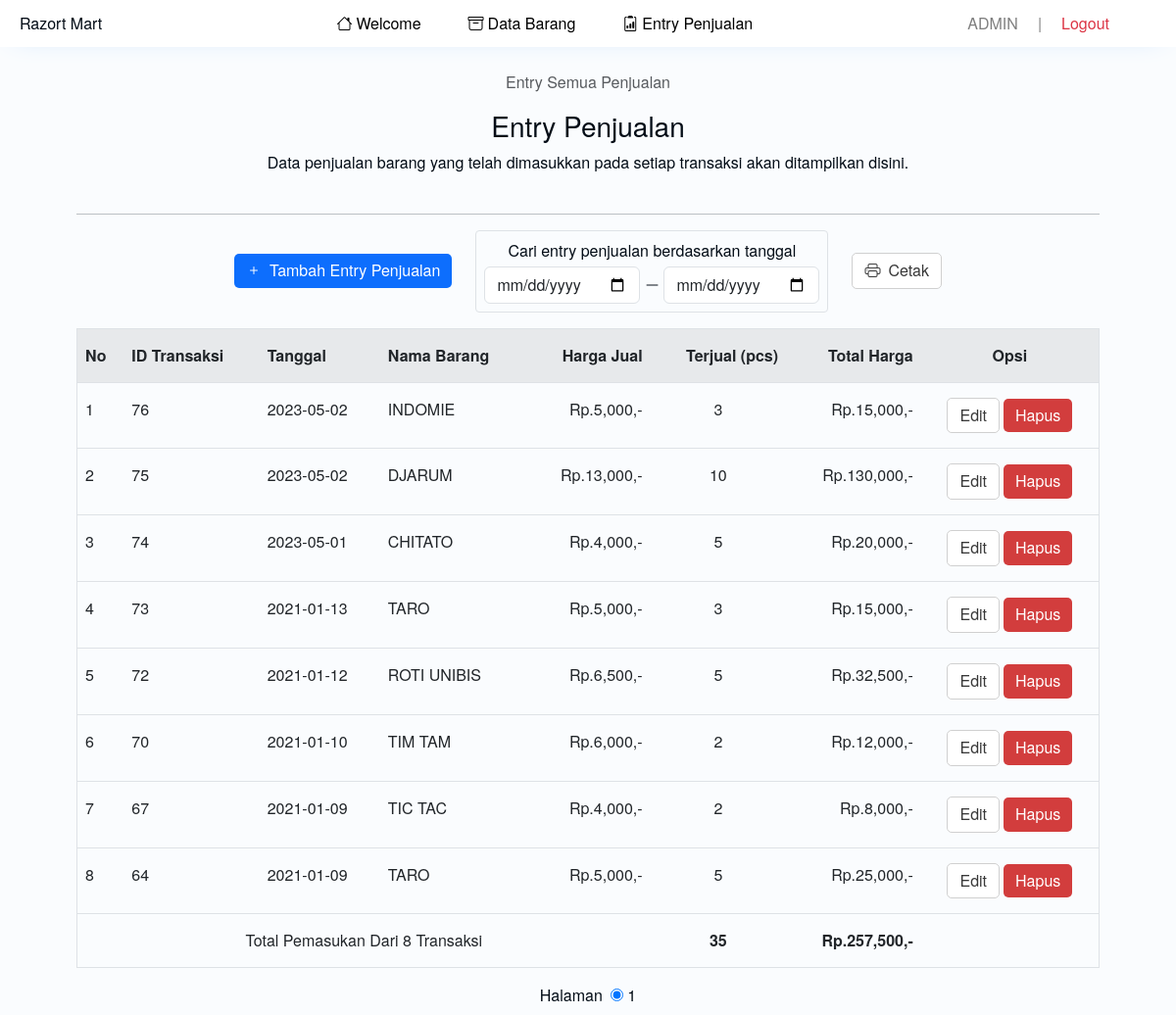
/admin/barang_laku1.php (signed in), run on an earlier commit of the app's database.
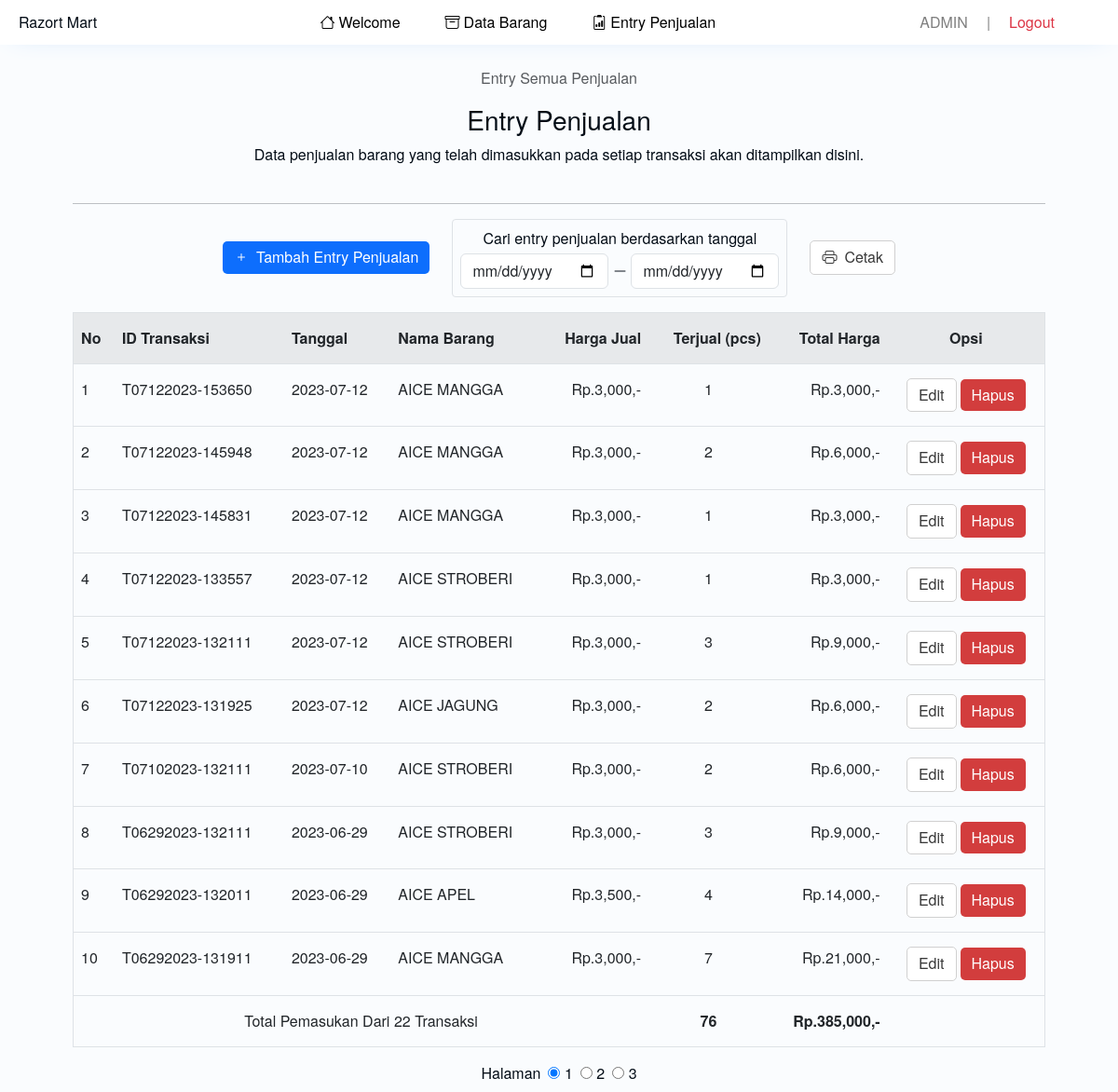
And on a later commit of the database.
### tables this page shows
CREATE TABLE `barang_laku` (
  `id` varchar(20) NOT NULL,
  `tanggal` date NOT NULL,
  `nama` text NOT NULL,
  `jumlah` int(11) NOT NULL,
  `harga` int(11) NOT NULL,
  `total_harga` int(20) NOT NULL,
  `laba` int(11) NOT NULL
);

### admin/barang_laku1.php (the view, shortened to what the changed rows need)
<?php include 'header1.php';
$koneksi = mysqli_connect('localhost','root','','projectweb');
?>
<div class="data-barang">
	<main>
		<section>
			<div class="s3" style="overflow: auto;">
				<?php
					$per_hal = 10;
					$jumlah_record = mysqli_query($koneksi, "SELECT COUNT(*) as jum from barang_laku");
					$jum = mysqli_fetch_assoc($jumlah_record);
					$halaman = ceil($jum['jum'] / $per_hal);
					$page = (isset($_GET['page'])) ? (int)$_GET['page'] : 1;
					$start = ($page - 1) * $per_hal;
				?>
				<table class="table border border-1">
					<tr style="background: var(--bs-table-hover-bg);">
						<th>No</th>
						<th>ID Transaksi</th>
						<th>Tanggal</th>
						<th>Nama Barang</th>
						<th class="text-end">Harga Jual</th>
						<th class="text-end">Terjual (pcs)</th>
						<th class="text-end">Total Harga</th>
						<th class="text-center">Opsi</th>
					</tr>
					<?php
					if($_SESSION["dateStart"] && $_SESSION["dateEnd"]){
						$dateStart = $_SESSION["dateStart"];
						$dateEnd = $_SESSION["dateEnd"];
						$brg=mysqli_query($koneksi, "SELECT * from barang_laku where tanggal between '$dateStart' and '$dateEnd' order by id desc limit $start, $per_hal");
						$jumlah_record = mysqli_query($koneksi, "SELECT COUNT(*) as jum from barang_laku where tanggal between '$dateStart' and '$dateEnd'");
						$jum = mysqli_fetch_assoc($jumlah_record);
						$_SESSION['jum'] = $jum['jum'];
						$halaman = ceil($jum['jum'] / $per_hal);
					}
					else{
						$brg=mysqli_query($koneksi, "select * from barang_laku order by id desc limit $start, $per_hal");
					}
					if ($page == 1) {
						$no = $page;
					}
					else{
						$no = $start + 1;
					}
					while($b=mysqli_fetch_array($brg)){
					?>
					<tr>
						<td><?php echo $no++ ?></td>
						<td><?php echo $b['id'] ?></td>
						<td><?php echo $b['tanggal'] ?></td>
						<td><?php echo $b['nama'] ?></td>
						<td class="text-end">Rp.<?php echo number_format($b['harga']) ?>,-</td>
						<td class="text-center"><?php echo $b['jumlah'] ?></td>
						<td class="text-end">Rp.<?php echo number_format($b['total_harga']) ?>,-</td>
						<td id="rowResponsive">
							<div class="d-flex gap-1 justify-content-center align-items-center">
								<a id="btnDesktop" href="edit_laku1.php?id=<?php echo $b['id']; ?>" class="d-none d-lg-inline-flex buttonku-1">Edit</a>
								<a id="btnDesktop" onclick="if(confirm('Apakah anda yakin ingin menghapus data ini ??')){ location.href='hapus_laku1.php?id=<?php echo $b['id']; ?>&jumlah=<?php echo $b['jumlah'] ?>&nama=<?php echo $b['nama']; ?>' }" class="d-none d-lg-inline-flex buttonku-1-danger">Hapus</a>
							</div>
						</td>
					</tr>
					<?php
					}
					?>
					<tr>
						<td colspan="5" class="text-center">Total Pemasukan Dari <?php echo $jum['jum']; ?> Transaksi</td>
							<?php
							if($_SESSION['dateStart'] && $_SESSION['dateEnd']){
								$tanggalStart = $_SESSION['dateStart'];
								$tanggalEnd = $_SESSION['dateEnd'];
								$x=mysqli_query($koneksi, "select sum(jumlah) as jmlhLaku from barang_laku where tanggal between '$tanggalStart' and '$tanggalEnd'");
								$xx=mysqli_fetch_array($x);
								$y=mysqli_query($koneksi, "select sum(total_harga) as total from barang_laku where tanggal between '$tanggalStart' and '$tanggalEnd'");
								$yy=mysqli_fetch_array($y);
								echo "
								<td class='text-center'><b>". number_format($xx['jmlhLaku'])."</b></td>
								<td class='text-end'><b> Rp.". number_format($yy['total']).",-</b></td>
								";
							}
							else{
								$x=mysqli_query($koneksi, "select sum(jumlah) as jmlhLaku from barang_laku");
								$xx=mysqli_fetch_array($x);
								$y=mysqli_query($koneksi, "select sum(total_harga) as total from barang_laku");
								$yy=mysqli_fetch_array($y);
								echo "
								<td class='text-center'><b>". number_format($xx['jmlhLaku'])."</b></td>
								<td class='text-end'><b> Rp.". number_format($yy['total']).",-</b></td>
								";
							}
							?>
						<td></td>
					</tr>
				</table>
				<form action="" method="get" class="d-flex gap-2 justify-content-center pb-2">
					<?php
					foreach( range(1,$halaman) as $item){
						if ($item == $page){
							echo
							'<div>
								<input onclick="this.form.submit()" type="radio" name="page" value="'.$item.'" checked>
								<label for="'.$item.'">'.$item.'</label>
							</div>
							';
						}
						else{
							echo
							'<div>
								<input onclick="this.form.submit()" type="radio" name="page" value="'.$item.'">
								<label for="'.$item.'">'.$item.'</label>
							</div>
							';
						}
					}
					?>
				</form>
			</div>
		</section>
	</main>
</div>
	<?php include 'footer.php'; ?>

What changed in the data, as far as the page shows it:
removed barang_laku: id "76", tanggal "2023-05-02", nama "INDOMIE", harga "5,000", jumlah "3", total_harga "15,000"
removed barang_laku: id "75", tanggal "2023-05-02", nama "DJARUM", harga "13,000", jumlah "10", total_harga "130,000"
removed barang_laku: id "74", tanggal "2023-05-01", nama "CHITATO", harga "4,000", jumlah "5", total_harga "20,000"
removed barang_laku: id "73", tanggal "2021-01-13", nama "TARO", harga "5,000", jumlah "3", total_harga "15,000"
removed barang_laku: id "72", tanggal "2021-01-12", nama "ROTI UNIBIS", harga "6,500", jumlah "5", total_harga "32,500"
removed barang_laku: id "70", tanggal "2021-01-10", nama "TIM TAM", harga "6,000", jumlah "2", total_harga "12,000"
removed barang_laku: id "67", tanggal "2021-01-09", nama "TIC TAC", harga "4,000", jumlah "2", total_harga "8,000"
removed barang_laku: id "64", tanggal "2021-01-09", nama "TARO", harga "5,000", jumlah "5", total_harga "25,000"
added barang_laku: id "T07122023-153650", tanggal "2023-07-12", nama "AICE MANGGA", harga "3,000", jumlah "1", total_harga "3,000"
added barang_laku: id "T07122023-145948", tanggal "2023-07-12", nama "AICE MANGGA", harga "3,000", jumlah "2", total_harga "6,000"
added barang_laku: id "T07122023-145831", tanggal "2023-07-12", nama "AICE MANGGA", harga "3,000", jumlah "1", total_harga "3,000"
added barang_laku: id "T07122023-133557", tanggal "2023-07-12", nama "AICE STROBERI", harga "3,000", jumlah "1", total_harga "3,000"
added barang_laku: id "T07122023-132111", tanggal "2023-07-12", nama "AICE STROBERI", harga "3,000", jumlah "3", total_harga "9,000"
added barang_laku: id "T07122023-131925", tanggal "2023-07-12", nama "AICE JAGUNG", harga "3,000", jumlah "2", total_harga "6,000"
added barang_laku: id "T07102023-132111", tanggal "2023-07-10", nama "AICE STROBERI", harga "3,000", jumlah "2", total_harga "6,000"
added barang_laku: id "T06292023-132111", tanggal "2023-06-29", nama "AICE STROBERI", harga "3,000", jumlah "3", total_harga "9,000"
added barang_laku: id "T06292023-132011", tanggal "2023-06-29", nama "AICE APEL", harga "3,500", jumlah "4", total_harga "14,000"
added barang_laku: id "T06292023-131911", tanggal "2023-06-29", nama "AICE MANGGA", harga "3,000", jumlah "7", total_harga "21,000"
Also different on the page:
$jum['jum']: "8" → "22"
$xx['jmlhLaku']: "35" → "76"
$yy['total']: "257,500" → "385,000"
new list line: "☐ 2"
new list line: "☐ 3"
